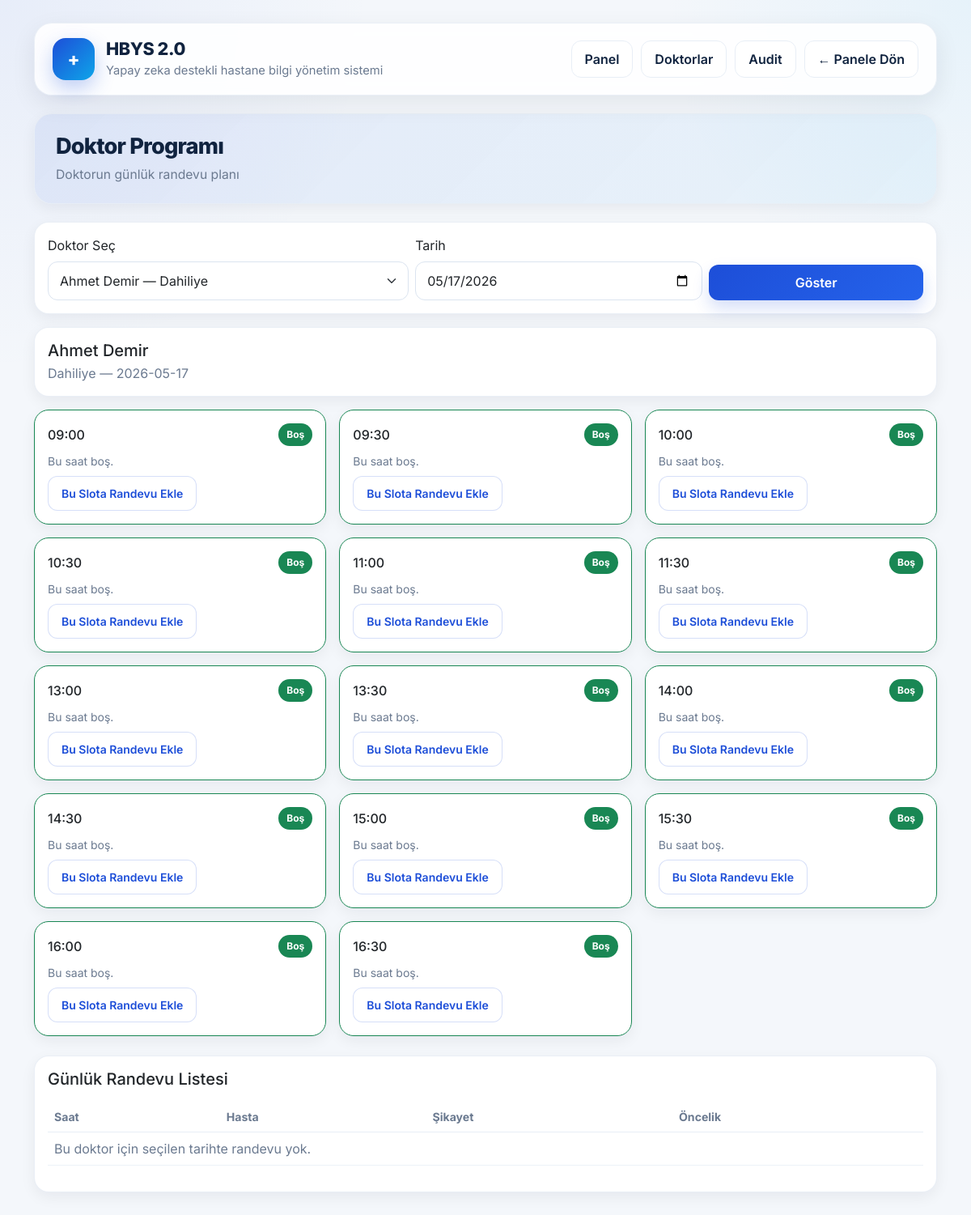
/doktor_programi?doktor_id=1 (signed in), run on the app's committed database.
### tables this page shows
CREATE TABLE doktorlar (
        id INTEGER PRIMARY KEY AUTOINCREMENT,
        ad TEXT,
        soyad TEXT,
        brans TEXT
    );

### site.py (the view)
@app.route("/doktor_programi", methods=["GET"])
@login_required
def doktor_programi():
    conn = get_conn()
    cur = conn.cursor()
    secili_doktor_id = request.args.get("doktor_id")
    secili_tarih = request.args.get("tarih") or date.today().strftime("%Y-%m-%d")
    cur.execute("SELECT id, ad, soyad, brans FROM doktorlar ORDER BY brans, ad")
    doktorlar = cur.fetchall()
    secili_doktor = None
    randevular = []
    tum_slotlar = ["09:00","09:30","10:00","10:30","11:00","11:30",
                   "13:00","13:30","14:00","14:30","15:00","15:30","16:00","16:30"]
    dolu_slotlar = []
    slot_durumu = []
    if secili_doktor_id:
        cur.execute("SELECT id, ad, soyad, brans FROM doktorlar WHERE id = ?", (secili_doktor_id,))
        secili_doktor = cur.fetchone()
        cur.execute("""
            SELECT r.id as rid,
                   r.hasta_id as hasta_id,
                   r.tarih,
                   r.saat,
                   r.sikayet,
                   r.aciliyet,
                   h.ad as had,
                   h.soyad as hsoyad
            FROM randevular r
            LEFT JOIN hastalar h ON r.hasta_id = h.id
            WHERE r.doktor_id = ? AND r.tarih = ?
            ORDER BY r.saat ASC
        """, (secili_doktor_id, secili_tarih))
        randevular = cur.fetchall()
        dolu_slotlar = [r["saat"] for r in randevular]
    for saat in tum_slotlar:
        kayit = next((r for r in randevular if r["saat"] == saat), None)
        slot_durumu.append({
            "saat": saat,
            "dolu": kayit is not None,
            "kayit": kayit
        })
    conn.close()
    return render_template(
        "doktor_programi.html",
        doktorlar=doktorlar,
        secili_doktor_id=secili_doktor_id,
        secili_tarih=secili_tarih,
        secili_doktor=secili_doktor,
        randevular=randevular,
        slot_durumu=slot_durumu
    )

### site.py (called while the page is built)
def get_conn():
    conn = sqlite3.connect(DB_NAME)
    conn.row_factory = sqlite3.Row  # dict gibi erişim
    return conn

def login_required(f):
    @wraps(f)
    def decorated(*args, **kwargs):
        if not session.get("user_id"):
            return redirect("/?hata=Önce giriş yapmalısın.")
        return f(*args, **kwargs)
    return decorated

### templates/doktor_programi.html (shortened to what this page needs)
{% extends "base.html" %}
{% block page_title %}Doktor Programı{% endblock %}
{% block page_subtitle %}Doktorun günlük randevu planı{% endblock %}
{% block top_actions %}
<a class="btn btn-outline-secondary" href="/panel">← Panele Dön</a>
{% endblock %}
{% block content %}
<div class="card card-soft mb-3">
  <div class="card-body">
    <form method="get" action="/doktor_programi" class="row g-2 align-items-end">
      <div class="col-md-5">
        <label class="form-label">Doktor Seç</label>
        <select name="doktor_id" class="form-select">
          {% for d in doktorlar %}
            <option value="{{ d['id'] }}" {% if secili_doktor_id and d['id']|string == secili_doktor_id|string %}selected{% endif %}>
              {{ d['ad'] }} {{ d['soyad'] }} — {{ d['brans'] }}
            </option>
          {% endfor %}
        </select>
      </div>
      <div class="col-md-4">
        <label class="form-label">Tarih</label>
        <input type="date" name="tarih" class="form-control" value="{{ secili_tarih }}">
      </div>
      <div class="col-md-3">
        <button class="btn btn-primary w-100" type="submit">Göster</button>
      </div>
    </form>
  </div>
</div>
{% if secili_doktor %}
<div class="card card-soft mb-3">
  <div class="card-body">
    <h5 class="mb-1">{{ secili_doktor['ad'] }} {{ secili_doktor['soyad'] }}</h5>
    <div class="text-muted">{{ secili_doktor['brans'] }} — {{ secili_tarih }}</div>
  </div>
</div>
<div class="row g-3">
  {% for slot in slot_durumu %}
  <div class="col-12 col-md-6 col-lg-4">
    <div class="card card-soft h-100 {% if slot.dolu %}border-danger{% else %}border-success{% endif %}">
      <div class="card-body">
        <div class="d-flex justify-content-between align-items-center mb-2">
          <h6 class="mb-0">{{ slot.saat }}</h6>
          {% if slot.dolu %}
            <span class="badge bg-danger">Dolu</span>
          {% else %}
            <span class="badge bg-success">Boş</span>
          {% endif %}
        </div>
        {% if slot.dolu %}
          <div class="small">
            <div>
              <b>Hasta:</b>
              <a href="{{ url_for('hasta_detay', id=slot.kayit['hasta_id']) }}"
                 class="text-decoration-none fw-semibold">
                 {{ slot.kayit['had'] }} {{ slot.kayit['hsoyad'] }}
              </a>
            </div>
            <div><b>Şikayet:</b> {{ slot.kayit['sikayet'] or '-' }}</div>
            <div>
              <b>Öncelik:</b>
              {% set a = slot.kayit['aciliyet'] or 'NORMAL' %}
              <span class="badge
                {% if a == 'ACIL' %}bg-danger
                {% elif a == 'ONCELIKLI' %}bg-warning text-dark
                {% else %}bg-success{% endif %}">
                {{ a }}
              </span>
            </div>
          </div>
        {% else %}
          <div class="small text-muted">Bu saat boş.</div>
          <a class="btn btn-sm btn-outline-primary mt-2"
             href="/randevu_ekle?tarih={{ secili_tarih }}&saat={{ slot.saat }}&doktor_id={{ secili_doktor['id'] }}">
            Bu Slota Randevu Ekle
          </a>
        {% endif %}
      </div>
    </div>
  </div>
  {% endfor %}
</div>
<div class="card card-soft mt-4">
  <div class="card-body">
    <h5 class="mb-3">Günlük Randevu Listesi</h5>
    <div class="table-responsive">
      <table class="table align-middle">
        <thead>
          <tr>
            <th>Saat</th>
            <th>Hasta</th>
            <th>Şikayet</th>
            <th>Öncelik</th>
          </tr>
        </thead>
        <tbody>
          {% if randevular|length == 0 %}
          <tr><td colspan="4" class="text-muted">Bu doktor için seçilen tarihte randevu yok.</td></tr>
          {% endif %}
        </tbody>
      </table>
    </div>
  </div>
</div>
{% endif %}
{% endblock %}

### templates/base.html (style rules this page uses)
:root { --bg: #f4f7fb; --surface: #ffffff; --surface-2: #f8fbff; --text: #10233f; --muted: #6b7a90; --border: #e8eef6; --primary: #1d4ed8; --primary-dark: #163ea9; --success: #16a34a; --warning: #f59e0b; --danger: #dc2626; --shadow: 0 10px 30px rgba(15, 23, 42, 0.08); --shadow-soft: 0 6px 18px rgba(15, 23, 42, 0.06); --radius: 18px; }
* { box-sizing: border-box; }
body { margin: 0; font-family: "Inter", sans-serif; background: radial-gradient(circle at top left, rgba(29, 78, 216, 0.06), transparent 24%), radial-gradient(circle at top right, rgba(14, 165, 233, 0.06), transparent 20%), var(--bg); color: var(--text); }
a { text-decoration: none; }
.btn { border-radius: 12px; font-weight: 600; padding: 10px 16px; transition: all 0.18s ease; }
.btn-primary { background: linear-gradient(135deg, var(--primary), #2563eb); border: none; box-shadow: 0 10px 20px rgba(29, 78, 216, 0.18); }
.btn-outline-secondary { border: 1px solid var(--border); color: var(--text); background: #fff; }
.btn-outline-primary { border: 1px solid rgba(29, 78, 216, 0.18); color: var(--primary); background: #fff; }
.card-soft { background: var(--surface); border: 1px solid rgba(232, 238, 246, 0.9); border-radius: var(--radius); box-shadow: var(--shadow-soft); }
.table { --bs-table-bg: transparent; }
.table thead th { color: var(--muted); font-size: 0.88rem; font-weight: 700; border-bottom-color: var(--border); }
.table tbody td { vertical-align: middle; border-bottom-color: #edf2f8; }
.form-control, .form-select { border-radius: 12px; border: 1px solid #dbe4f0; padding: 11px 14px; box-shadow: none; }
.badge { border-radius: 999px; padding: 8px 10px; font-weight: 700; }
.text-muted { color: var(--muted) !important; }

### data on the page
doktorlar: ad "Ahmet", soyad "Demir", brans "Dahiliye"

### other printed values
{{ secili_tarih }} "2026-05-17"
{{ slot.saat }} "09:00" "09:30" "10:00" "10:30" "11:00" "11:30" "13:00" "13:30" "14:00" "14:30" "15:00" "15:30" "16:00" "16:30"
form field doktor_id "Ahmet Demir — Dahiliye"
